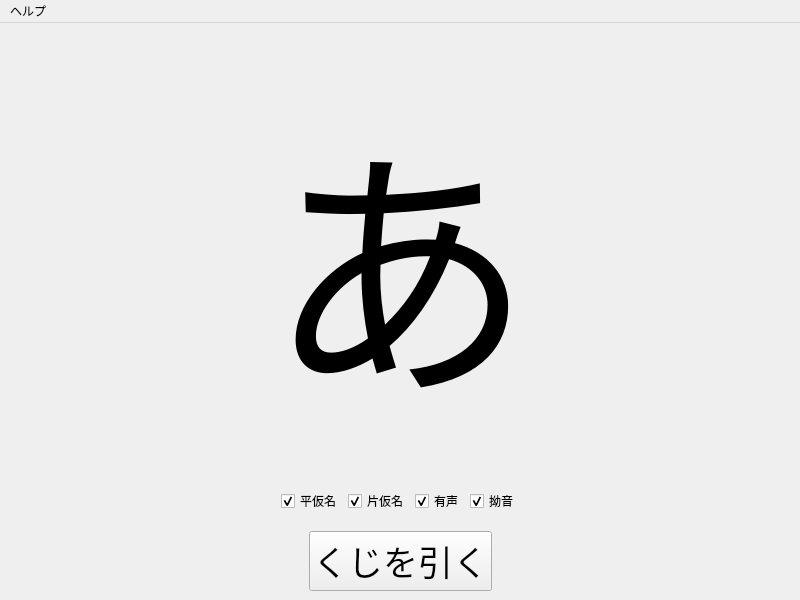
<?xml version="1.0" encoding="UTF-8"?>
<ui version="4.0">
 <class>MainWindow</class>
 <widget class="QMainWindow" name="MainWindow">
  <property name="geometry">
   <rect>
    <x>0</x>
    <y>0</y>
    <width>800</width>
    <height>600</height>
   </rect>
  </property>
  <property name="sizePolicy">
   <sizepolicy hsizetype="Expanding" vsizetype="Expanding">
    <horstretch>0</horstretch>
    <verstretch>0</verstretch>
   </sizepolicy>
  </property>
  <property name="font">
   <font>
    <family>MS Gothic</family>
   </font>
  </property>
  <property name="windowTitle">
   <string>日本語の音節文字学習</string>
  </property>
  <widget class="QWidget" name="centralwidget">
   <layout class="QVBoxLayout" name="verticalLayout_2">
    <item>
     <spacer name="verticalSpacer_2">
      <property name="orientation">
       <enum>Qt::Vertical</enum>
      </property>
      <property name="sizeHint" stdset="0">
       <size>
        <width>20</width>
        <height>40</height>
       </size>
      </property>
     </spacer>
    </item>
    <item>
     <widget class="QLabel" name="label">
      <property name="font">
       <font>
        <family>MS Gothic</family>
        <pointsize>200</pointsize>
        <stylestrategy>PreferAntialias</stylestrategy>
       </font>
      </property>
      <property name="text">
       <string>あ</string>
      </property>
      <property name="alignment">
       <set>Qt::AlignCenter</set>
      </property>
     </widget>
    </item>
    <item>
     <spacer name="verticalSpacer">
      <property name="orientation">
       <enum>Qt::Vertical</enum>
      </property>
      <property name="sizeHint" stdset="0">
       <size>
        <width>20</width>
        <height>40</height>
       </size>
      </property>
     </spacer>
    </item>
    <item>
     <layout class="QHBoxLayout" name="horizontalLayout">
      <item>
       <spacer name="horizontalSpacer_3">
        <property name="orientation">
         <enum>Qt::Horizontal</enum>
        </property>
        <property name="sizeHint" stdset="0">
         <size>
          <width>40</width>
          <height>20</height>
         </size>
        </property>
       </spacer>
      </item>
      <item>
       <widget class="QCheckBox" name="checkBox_2">
        <property name="text">
         <string>平仮名</string>
        </property>
        <property name="checked">
         <bool>true</bool>
        </property>
       </widget>
      </item>
      <item>
       <widget class="QCheckBox" name="checkBox_3">
        <property name="text">
         <string>片仮名</string>
        </property>
        <property name="checked">
         <bool>true</bool>
        </property>
       </widget>
      </item>
      <item>
       <widget class="QCheckBox" name="checkBox_4">
        <property name="text">
         <string>有声</string>
        </property>
        <property name="checked">
         <bool>true</bool>
        </property>
       </widget>
      </item>
      <item>
       <widget class="QCheckBox" name="checkBox">
        <property name="text">
         <string>拗音</string>
        </property>
        <property name="checked">
         <bool>true</bool>
        </property>
       </widget>
      </item>
      <item>
       <spacer name="horizontalSpacer_4">
        <property name="orientation">
         <enum>Qt::Horizontal</enum>
        </property>
        <property name="sizeHint" stdset="0">
         <size>
          <width>40</width>
          <height>20</height>
         </size>
        </property>
       </spacer>
      </item>
     </layout>
    </item>
    <item>
     <spacer name="verticalSpacer_3">
      <property name="orientation">
       <enum>Qt::Vertical</enum>
      </property>
      <property name="sizeType">
       <enum>QSizePolicy::Preferred</enum>
      </property>
      <property name="sizeHint" stdset="0">
       <size>
        <width>10</width>
        <height>20</height>
       </size>
      </property>
     </spacer>
    </item>
    <item>
     <layout class="QHBoxLayout" name="horizontalLayout_3">
      <item>
       <spacer name="horizontalSpacer">
        <property name="orientation">
         <enum>Qt::Horizontal</enum>
        </property>
        <property name="sizeHint" stdset="0">
         <size>
          <width>40</width>
          <height>20</height>
         </size>
        </property>
       </spacer>
      </item>
      <item>
       <widget class="QPushButton" name="pushButton">
        <property name="font">
         <font>
          <family>MS Gothic</family>
          <pointsize>26</pointsize>
         </font>
        </property>
        <property name="text">
         <string>くじを引く</string>
        </property>
       </widget>
      </item>
      <item>
       <spacer name="horizontalSpacer_2">
        <property name="orientation">
         <enum>Qt::Horizontal</enum>
        </property>
        <property name="sizeHint" stdset="0">
         <size>
          <width>40</width>
          <height>20</height>
         </size>
        </property>
       </spacer>
      </item>
     </layout>
    </item>
   </layout>
  </widget>
  <widget class="QMenuBar" name="menuBar">
   <property name="geometry">
    <rect>
     <x>0</x>
     <y>0</y>
     <width>800</width>
     <height>18</height>
    </rect>
   </property>
   <widget class="QMenu" name="menu">
    <property name="title">
     <string>ヘルプ</string>
    </property>
    <addaction name="action_about"/>
    <addaction name="action_QT"/>
   </widget>
   <addaction name="menu"/>
  </widget>
  <action name="action_about">
   <property name="text">
    <string>について...</string>
   </property>
   <property name="iconText">
    <string>について...</string>
   </property>
   <property name="toolTip">
    <string>について...</string>
   </property>
  </action>
  <action name="action_QT">
   <property name="text">
    <string>QT について...</string>
   </property>
   <property name="iconText">
    <string>QT について...</string>
   </property>
   <property name="toolTip">
    <string>QT について...</string>
   </property>
  </action>
 </widget>
 <resources>
  <include location="img.qrc"/>
 </resources>
 <connections/>
</ui>
